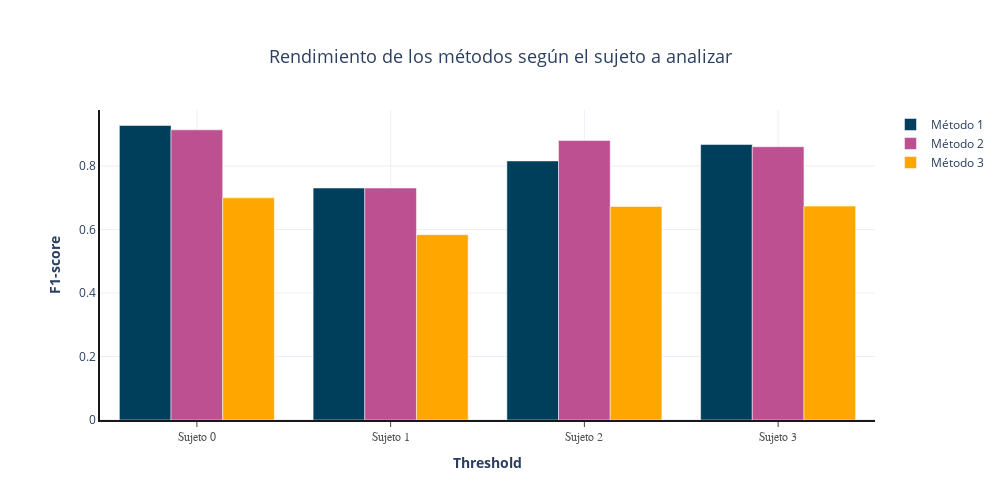

Write notebook code for a chart like this one.
### Code cell
### sumar 1-2, 3-4, 8-9, 10-11
plot = go.Figure()
best_params = [0.1, 0.1, 0.25]
df = method_df_list[0].copy()

replace_dict = { "1": 0, "2": 0, "3": 1, "4": 1, "8": 2, "9": 2, "10": 3, "11": 3 }

for ind, df in enumerate(method_df_list): 
    ### proceso agregar mismo sujeto ###
    df = df[df["threshold"] == best_params[0]]
    df = df.replace({"Unnamed: 0": replace_dict})
    df["subject"] = "Sujeto " + df["Unnamed: 0"].astype("str")
    df = df.drop("Unnamed: 0", axis=1)
    df = df.groupby("subject")[["true_positives", "false_positives", "false_negatives"]].sum()
    df["recall"] = df["true_positives"] / (df["true_positives"] + df["false_negatives"])
    df["precision"] = df["true_positives"] / (df["true_positives"] + df["false_positives"]) 
    df["f1-score"] = (2 * df["recall"] * df["precision"]) / (df["recall"] + df["precision"])

    plot.add_traces([
        go.Bar(x=df.index, y=df["f1-score"], name=f"Método {ind+1}", marker_color=color_dict[ind+1])
    ])

plot.update_layout(
    xaxis=dict(
        showline=True,
        showgrid=True,
        showticklabels=True,
        linecolor='rgb(24, 24, 24)',
        linewidth=2,
        ticks='outside',
        tickfont=dict(
            family='Arial',
            size=12,
            color='rgb(82, 82, 82)',
        ),
        title={
            "text": "<b>Threshold</b>",
            'font': {
                'size': 14,
            }
        },
    ),
    yaxis=dict(
        showgrid=True,
        zeroline=True,
        showline=True,
        showticklabels=True,
        linecolor='rgb(24, 24, 24)',
        linewidth=2,
        title={
            "text": "<b>F1-score</b>",
            'font': {
                'size': 14,
            }
        }
    ),
    title={
        'text': "Rendimiento de los métodos según el sujeto a analizar",
        'font': {
            'size': 18,
        },
        'y': 0.9,
        'x': 0.5,
        'xanchor': 'center',
        'yanchor': 'top'
    },
    legend={
        'bordercolor': '#000000',
        'borderwidth': 0,
    },
    width=1000,
    height=500,
    autosize=False,
    margin=dict(
        autoexpand=True,
        l=100,
        r=20,
        t=110,
    ),
    template="plotly_white",
    showlegend=True,
    plot_bgcolor='white'
)
plot.show()

### Figure 1 — Plotly figure (JSON) as saved in the notebook; plotly's stock layout.template omitted (floating-point values rounded to 4 significant figures)
{"data": [{"marker": {"color": "#003f5c"}, "name": "Método 1", "type": "bar", "x": ["Sujeto 0", "Sujeto 1", "Sujeto 2", "Sujeto 3"], "y": [0.9278, 0.7308, 0.8161, 0.8678]}, {"marker": {"color": "#bc5090"}, "name": "Método 2", "type": "bar", "x": ["Sujeto 0", "Sujeto 1", "Sujeto 2", "Sujeto 3"], "y": [0.9141, 0.7308, 0.8805, 0.861]}, {"marker": {"color": "#ffa600"}, "name": "Método 3", "type": "bar", "x": ["Sujeto 0", "Sujeto 1", "Sujeto 2", "Sujeto 3"], "y": [0.7, 0.5839, 0.6726, 0.6738]}], "layout": {"autosize": false, "height": 500, "legend": {"bordercolor": "#000000", "borderwidth": 0}, "margin": {"autoexpand": true, "l": 100, "r": 20, "t": 110}, "plot_bgcolor": "white", "showlegend": true, "title": {"font": {"size": 18}, "text": "Rendimiento de los métodos según el sujeto a analizar", "x": 0.5, "xanchor": "center", "y": 0.9, "yanchor": "top"}, "width": 1000, "xaxis": {"linecolor": "rgb(24, 24, 24)", "linewidth": 2, "showgrid": true, "showline": true, "showticklabels": true, "tickfont": {"color": "rgb(82, 82, 82)", "family": "Arial", "size": 12}, "ticks": "outside", "title": {"font": {"size": 14}, "text": "<b>Threshold</b>"}}, "yaxis": {"linecolor": "rgb(24, 24, 24)", "linewidth": 2, "showgrid": true, "showline": true, "showticklabels": true, "title": {"font": {"size": 14}, "text": "<b>F1-score</b>"}, "zeroline": true}}}
